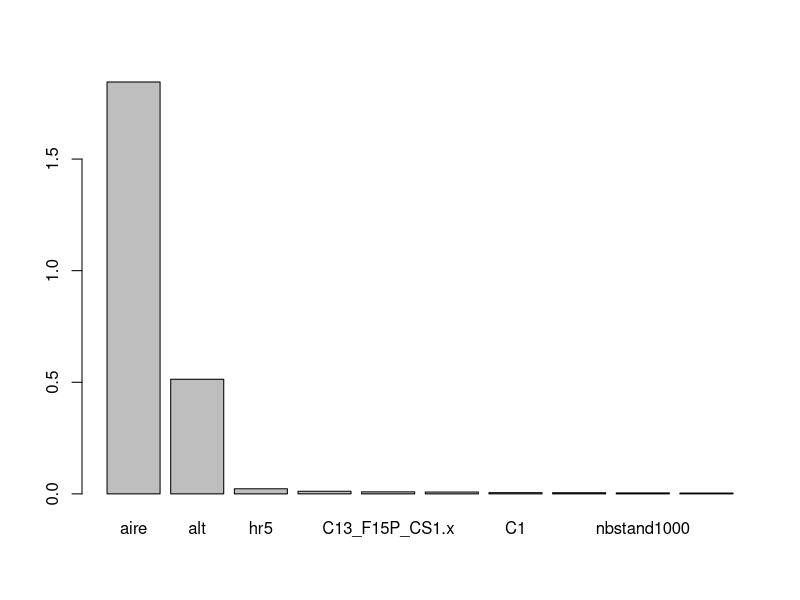

Source code (R): (Note: this script raises an error after producing the figure.)
#library
library(glmnet)


#importations des données
#########################

#variables explicatives
var_expli<-read.csv("Sortie/Jeuvarexplifinal.csv", sep=",")
var_expli$X<-NULL

#clustering à expliquer
cluster<-read.csv("Sortie/clustering_6_classes_mod7j.csv", sep=";")

data<-merge(cluster, var_expli)
data$number<-NULL
data$lat<-NULL
data$lon<-NULL
data$cluster<-as.factor(data$cluster)


# data<-data[,1:12]
# summary(data)
# sapply(data[,-1], FUN=as.double)


# Modélisation
#################
#################

#lasso
########
Xapp<-as.matrix(data[,-1])
Y<-data[,1]

#on fait tourner le lasso
lasso=cv.glmnet(Xapp,Y,family="multinomial",alpha=1)

#représentation des coefficients les plus importants
out2<-coef(lasso)
out22<-abs(out2[[1]])
for (i in 2:6)
{
  out22<-out22+abs(out2[[i]])
  
}
outend<-as.data.frame(as.matrix(out22))
outend$X2<-1
outend<-outend[order(outend[,1], decreasing=T),]
barplot(outend[2:11,1], names.arg=row.names(outend)[2:11])

#table de confusion
Yprev<-predict(lasso, Xapp, type="class",s=lambdachoisi)
confusion<-table(Yprev,Y)
sommel<-apply(confusion, 2, sum)
confusionlasso<-round(100*apply(confusion, MARGIN=1, sommel, FUN="/"),digits=0)
confusionlasso


#ridge
########

#on fait tourner le lasso
ridge=cv.glmnet(Xapp,Y,family="multinomial",alpha=0)

#représentation des coefficients les plus importants
out2<-coef(ridge)
out22<-abs(out2[[1]])
for (i in 2:6)
{
  out22<-out22+abs(out2[[i]])
  
}
outend<-as.data.frame(as.matrix(out22))
outend$X2<-1
outend<-outend[order(outend[,1], decreasing=T),]
barplot(outend[2:11,1], names.arg=row.names(outend)[2:11])


#table de confusion
Yprev<-predict(ridge, Xapp, type="class",s=lambdachoisi)
confusion<-table(Yprev,Y)
sommel<-apply(confusion, 2, sum)
confusionridge<-round(100*apply(confusion, MARGIN=1, sommel, FUN="/"),digits=0)
confusionridge

#elasticnet
############

#on fait tourner le lasso
elasticnet=cv.glmnet(Xapp,Y,family="multinomial",alpha=0)

#représentation des coefficients les plus importants
out2<-coef(elasticnet)
out22<-abs(out2[[1]])
for (i in 2:6)
{
  out22<-out22+abs(out2[[i]])
  
}
outend<-as.data.frame(as.matrix(out22))
outend$X2<-1
outend<-outend[order(outend[,1], decreasing=T),]
barplot(outend[2:11,1], names.arg=row.names(outend)[2:11])


#table de confusion
Yprev<-predict(elasticnet, Xapp, type="class",s=lambdachoisi)
confusionelasticnet<-table(Yprev,Y)
sommel<-apply(confusion, 2, sum)
confusionelasticnet<-round(100*apply(confusionridge, MARGIN=1, sommel, FUN="/"),digits=0)
confusionelasticnet


